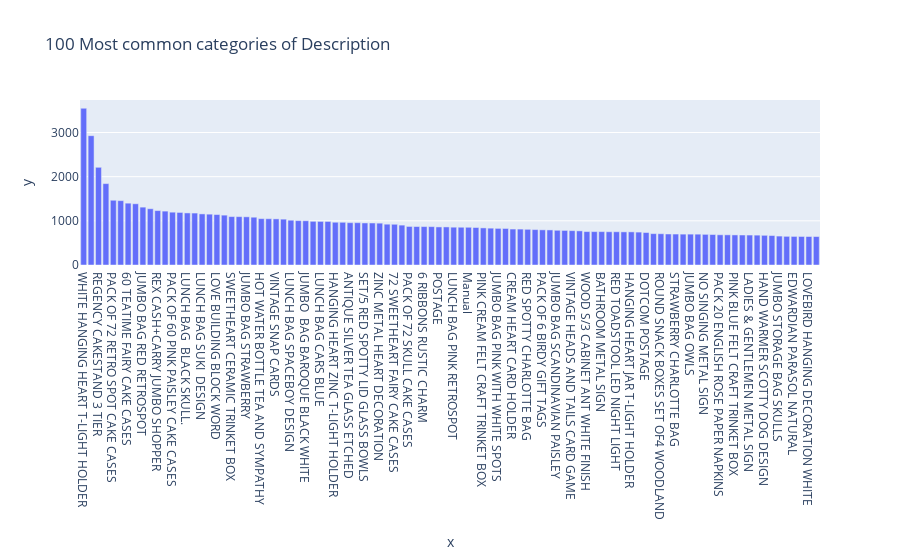

Write notebook code for a chart like this one.
### Markdown cell above
Análisis de la serie StockCode
    Se observa que la mayoría de las categorías de códigos está entre 1500 y 500, esto quiere decir que un mismo producto es vedido en total entre 1500 y 500 veces para este dataset, los primeros 6 elementos se repiten particualrmante más que dicho nivel. Finalmente destacar que el producto con stock code 85123A es el que más se repite pasando las 3500 ocurrencias.

### Code cell
profile_serie(df_retail['Description'])

### Figure 1 — Plotly figure (JSON) as saved in the notebook; plotly's stock layout.template omitted (floating-point values rounded to 4 significant figures)
{"data": [{"alignmentgroup": "True", "hovertemplate": "x=%{x}<br>y=%{y}<extra></extra>", "legendgroup": "", "marker": {"color": "#636efa", "pattern": {"shape": ""}}, "name": "", "offsetgroup": "", "orientation": "v", "showlegend": false, "textposition": "auto", "type": "bar", "x": ["WHITE HANGING HEART T-LIGHT HOLDER", "nan", "REGENCY CAKESTAND 3 TIER", "STRAWBERRY CERAMIC TRINKET BOX", "PACK OF 72 RETRO SPOT CAKE CASES", "ASSORTED COLOUR BIRD ORNAMENT", "60 TEATIME FAIRY CAKE CASES", "HOME BUILDING BLOCK WORD", "JUMBO BAG RED RETROSPOT", "LUNCH BAG RED SPOTTY", "REX CASH+CARRY JUMBO SHOPPER", "JUMBO STORAGE BAG SUKI", "PACK OF 60 PINK PAISLEY CAKE CASES", "WOODEN FRAME ANTIQUE WHITE ", "LUNCH BAG  BLACK SKULL.", "BAKING SET 9 PIECE RETROSPOT ", "LUNCH BAG SUKI  DESIGN ", "HEART OF WICKER LARGE", "LOVE BUILDING BLOCK WORD", "RED HANGING HEART T-LIGHT HOLDER", "SWEETHEART CERAMIC TRINKET BOX", "JUMBO SHOPPER VINTAGE RED PAISLEY", "JUMBO BAG STRAWBERRY", "HEART OF WICKER SMALL", "HOT WATER BOTTLE TEA AND SYMPATHY", "SCOTTIE DOG HOT WATER BOTTLE", "VINTAGE SNAP CARDS", "PARTY BUNTING", "LUNCH BAG SPACEBOY DESIGN ", "PAPER CHAIN KIT 50'S CHRISTMAS ", "JUMBO  BAG BAROQUE BLACK WHITE", "LUNCH BAG WOODLAND", "LUNCH BAG CARS BLUE", "WOODEN PICTURE FRAME WHITE FINISH", "HANGING HEART ZINC T-LIGHT HOLDER", "SET/20 RED SPOTTY PAPER NAPKINS ", "ANTIQUE SILVER TEA GLASS ETCHED", "CHOCOLATE HOT WATER BOTTLE", "SET/5 RED SPOTTY LID GLASS BOWLS", "SMALL POPCORN HOLDER", "ZINC METAL HEART DECORATION", "FELTCRAFT 6 FLOWER FRIENDS", "72 SWEETHEART FAIRY CAKE CASES", "GIN + TONIC DIET METAL SIGN", "PACK OF 72 SKULL CAKE CASES", "NATURAL SLATE HEART CHALKBOARD ", "6 RIBBONS RUSTIC CHARM", "RECYCLING BAG RETROSPOT ", "POSTAGE", "VICTORIAN GLASS HANGING T-LIGHT", "LUNCH BAG PINK RETROSPOT", "PLEASE ONE PERSON METAL SIGN", "Manual", "VINTAGE UNION JACK BUNTING", "PINK CREAM FELT CRAFT TRINKET BOX ", "HAND OVER THE CHOCOLATE   SIGN ", "JUMBO BAG PINK WITH WHITE SPOTS", "RED WOOLLY HOTTIE WHITE HEART.", "CREAM HEART CARD HOLDER", "RETRO SPOT TEA SET CERAMIC 11 PC ", "RED SPOTTY CHARLOTTE BAG", "PAPER BUNTING RETRO SPOTS", "PACK OF 6 BIRDY GIFT TAGS", "JUMBO BAG PINK VINTAGE PAISLEY", "JUMBO BAG SCANDINAVIAN PAISLEY", "WOODLAND CHARLOTTE BAG", "VINTAGE HEADS AND TAILS CARD GAME ", "RED GINGHAM ROSE JEWELLERY BOX", "WOOD S/3 CABINET ANT WHITE FINISH", "RED RETROSPOT CAKE STAND", "BATHROOM METAL SIGN", "COOK WITH WINE METAL SIGN ", "RED TOADSTOOL LED NIGHT LIGHT", "FELTCRAFT BUTTERFLY HEARTS", "HANGING HEART JAR T-LIGHT HOLDER", "PACK OF 60 DINOSAUR CAKE CASES", "DOTCOM POSTAGE", "PAPER CHAIN KIT VINTAGE CHRISTMAS", "ROUND SNACK BOXES SET OF4 WOODLAND ", "PLASTERS IN TIN SPACEBOY", "STRAWBERRY CHARLOTTE BAG", "HAND WARMER OWL DESIGN", "JUMBO BAG OWLS", "PLASTERS IN TIN CIRCUS PARADE ", "NO SINGING METAL SIGN", "COLOUR GLASS T-LIGHT HOLDER HANGING", "PACK 20 ENGLISH ROSE PAPER NAPKINS", "DOOR MAT UNION FLAG", "PINK BLUE FELT CRAFT TRINKET BOX", "SINGLE HEART ZINC T-LIGHT HOLDER", "LADIES & GENTLEMEN METAL SIGN", "WOOD 2 DRAWER CABINET WHITE FINISH", "HAND WARMER SCOTTY DOG DESIGN", "GRAND CHOCOLATECANDLE", "JUMBO STORAGE BAG SKULLS", "KNITTED UNION FLAG HOT WATER BOTTLE", "EDWARDIAN PARASOL NATURAL", "HEART IVORY TRELLIS SMALL", "LOVEBIRD HANGING DECORATION WHITE ", "HAND WARMER BIRD DESIGN"], "xaxis": "x", "y": [3549, 2928, 2212, 1843, 1466, 1457, 1400, 1386, 1310, 1274, 1232, 1220, 1196, 1190, 1179, 1176, 1157, 1151, 1142, 1129, 1096, 1095, 1091, 1082, 1050, 1048, 1044, 1038, 1014, 1005, 1002, 989, 987, 986, 968, 967, 958, 958, 952, 951, 947, 924, 922, 903, 873, 871, 870, 869, 862, 862, 856, 855, 854, 849, 840, 834, 829, 827, 814, 813, 808, 802, 796, 794, 786, 783, 778, 773, 757, 756, 756, 753, 753, 750, 750, 745, 735, 710, 708, 702, 701, 699, 699, 698, 694, 690, 684, 683, 681, 679, 678, 676, 672, 667, 655, 649, 647, 646, 645, 644], "yaxis": "y"}], "layout": {"barmode": "relative", "legend": {"tracegroupgap": 0}, "title": {"text": "100 Most common categories of Description"}, "xaxis": {"anchor": "y", "domain": [0, 1], "title": {"text": "x"}}, "yaxis": {"anchor": "x", "domain": [0, 1], "title": {"text": "y"}}}}
